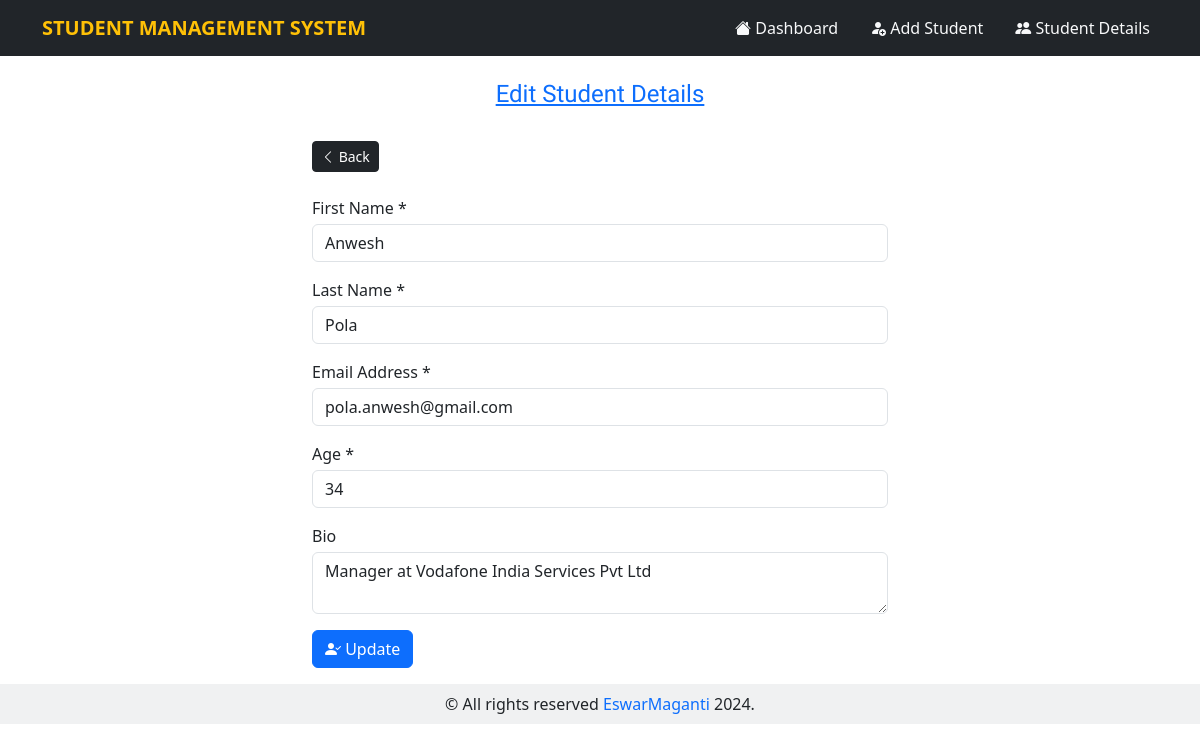
The page /edit_student/2 on the database its author committed.
### models/__init__.py (models this page shows)
class Student(db.Model):
    id = db.Column(db.Integer, primary_key=True)
    first_name= db.Column(db.String(100), nullable=False)
    last_name= db.Column(db.String(100), nullable=False)
    email = db.Column(db.String(80), unique=True ,nullable=False)
    age = db.Column(db.Integer, nullable=False)
    bio = db.Column(db.String(500))
    created_at = db.Column(db.DateTime(timezone=True), server_default=func.now())
    updated_at = db.Column(db.DateTime(timezone=True), server_default=func.now())

### main.py (the view, shortened to what this page needs)
@app.route('/edit_student/<int:student_id>', methods=('GET','POST'))
def edit_student(student_id):
    student = Student.query.get_or_404(student_id)
    return render_template('edit_student.html', page_heading='Edit Student Details', student=student)

### templates/edit_student.html
{% extends 'base.html' %}
{% block content %}
<div class="col-md-6 container">
    <a href="{{url_for('index')}}">
        <button class="btn btn-dark btn-sm">
            <i class="bi bi-chevron-left"></i>
            <span class="ml-2">
                Back
            </span>
        </button>
    </a>
    <form method="POST" class="mt-4">
        <div class="mb-3">
            <label for="first_name" class="pb-1">First Name *</label>
            <input value={{student.first_name}} type="text" name="first_name" id="first_name" class="form-control" placeholder="Enter your first name" required/>
        </div>
        <div class="mb-3">
            <label  for="last_name" class="pb-1">Last Name *</label>
            <input value={{student.last_name}} type="text" name="last_name" id="last_name" class="form-control" placeholder="Enter your last name" required/>
        </div><div class="mb-3">
            <label for="email" class="pb-1">Email Address *</label>
            <input value={{student.email}} type="email" name="email" id="email" class="form-control" placeholder="example@example.com" required/>
        </div>
        <div class="mb-3">
            <label for="age" class="pb-1">Age *</label>
            <input value={{student.age}} type="number" name="age" id="age" class="form-control" required/>
        </div>
        <div class="mb-3">
            <label for="bio" class="pb-1">Bio</label>
            <textarea name="bio" id="bio" class="form-control" placeholder="Add your bio here">{{student.bio}}</textarea>
        <div class="mt-3">
            <button type="submit" class="btn btn-primary">
                <i class="bi bi-person-check-fill"></i>
                <span class="ml-2">Update</span>
            </button>
        </div>
        </div>
    </form>
</div>
{% endblock %}

### static/styles/style.css (style rules this page uses)
.form-control::placeholder { color: #ABABAB; }

### rows shown on the page
Student: first_name "Anwesh", last_name "Pola", email "pola.anwesh@gmail.com", age "34", bio "Manager at Vodafone India Services Pvt Ltd"

### other values the page prints
{{ page_heading }} "Edit Student Details"
